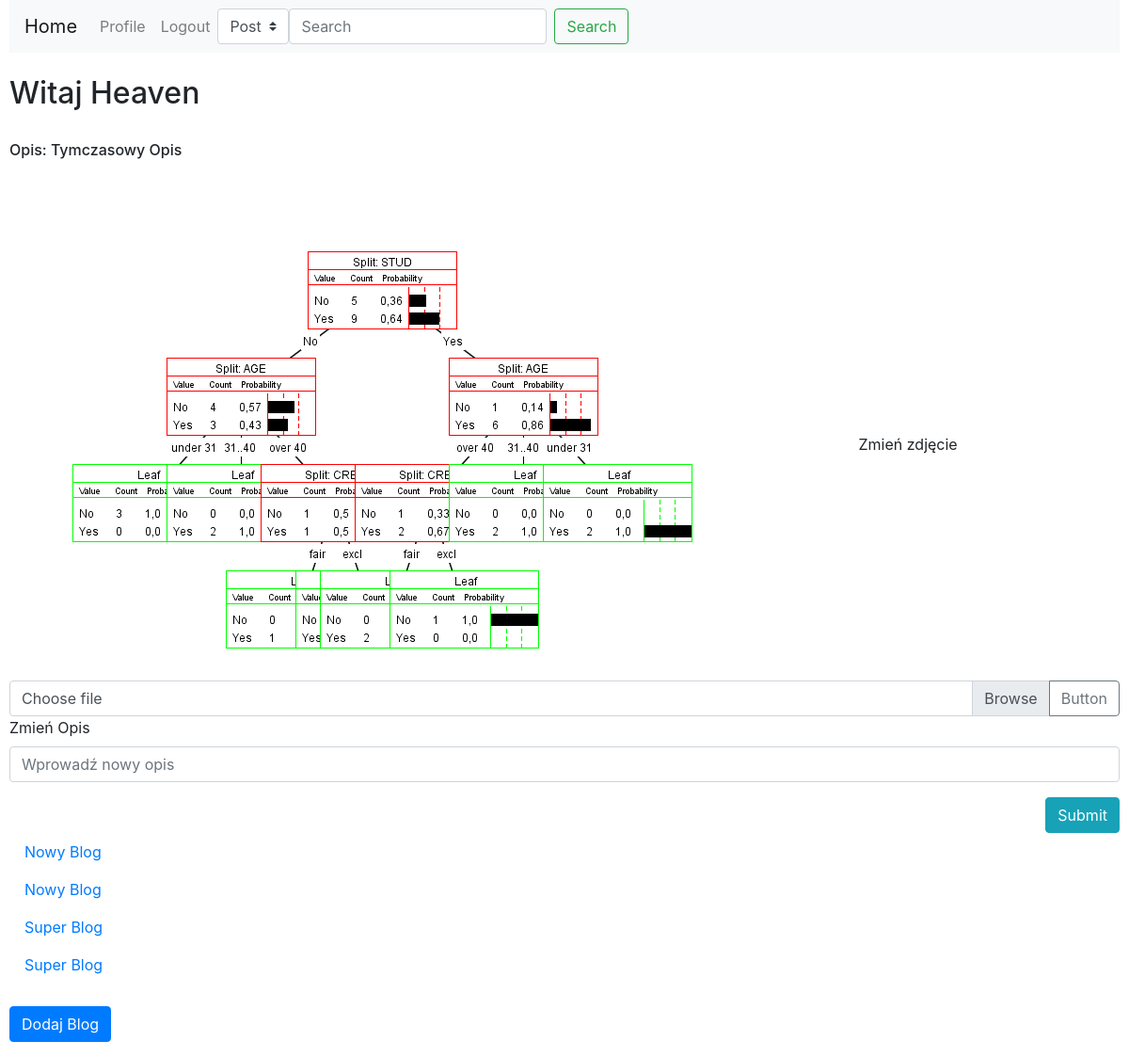
/profile/ (signed in), run on an earlier commit of the app's database.
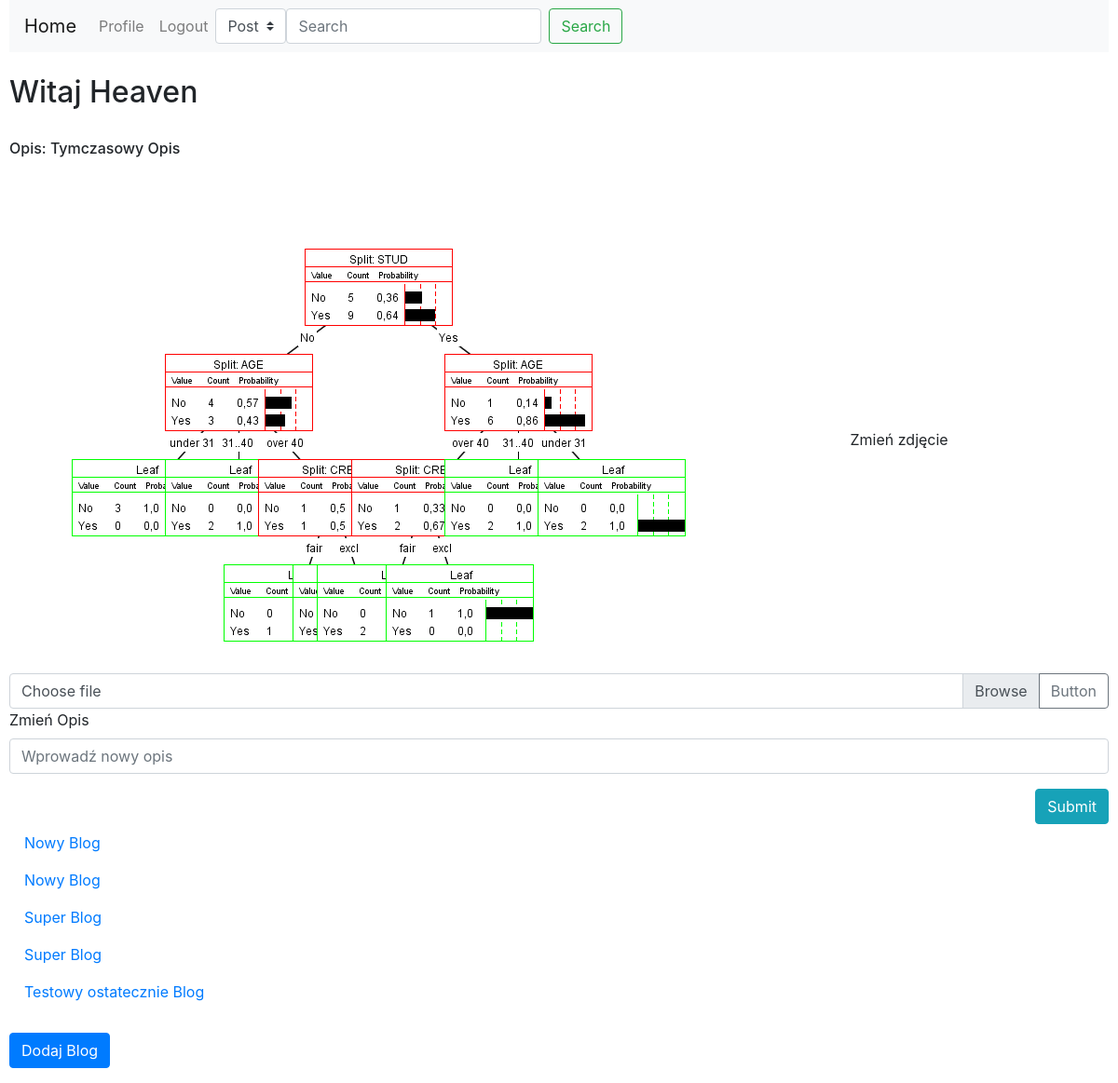
And on a later commit of the database.
### Blog/models.py (models this page shows)
class Blog(models.Model):
    IDBlog=models.IntegerField(primary_key=True)
    Nazwa=models.CharField(max_length=128)
    IDAutor=models.ForeignKey(User,on_delete=models.CASCADE)

### Blog/views.py (the view)
# urls.py: path('profile/',views.profile,name='profile'),
def profile(request):
    if request.user.is_authenticated:
        p = models.Profil.objects.get(User=request.user)
        b = models.Blog.objects.filter(IDAutor = request.user)
    return render(request,"Blog/profile.html",{'account': p, 'blogs':b})

### Blog/templates/Blog/profile.html (shortened to what this page needs)
{%extends 'Blog/base.html'%}
{%block content%}
    <h2>Witaj {{account.User.username}}</h2>
    <br>
    <h6>Opis: {{account.Opis}}</h6>
    <br><br>
        <div class="form-group">
            <img src="{{account.Zdjecie.url}}">
            {%block tmp%}
            <label for="formGroupExampleInput">Zmień zdjęcie</label>
            <div class="input-group">
                <div class="custom-file">
                    <label class="custom-file-label" for="inputGroupFile04">Choose file</label>
                </div>
                <div class="input-group-append">
                    <button class="btn btn-outline-secondary" type="button">Button</button>
                </div>
            </div>
            <form action="/editOpis/" method="post">
            <div class="form-group">
                <label for="OpisForm">Zmień Opis</label>
                <input type="text" class="form-control" id="OpisForm" name="OpisForm" placeholder="Wprowadź nowy opis">
            </div>
            <input type="submit" style="float:right" class="btn btn-info" id="OpisFormBtn">
          </form>
{%if blogs%}
<nav class="nav flex-column">
        {%for blog in blogs%}
        <li class="nav-item"><a class="nav-link" href="{{blog.IDBlog}}/details">{{blog.Nazwa}}</a></li>
        {%endfor%}
      </nav>
      <br>
      {%else%}
      <h4>Nie masz żadnych blogów</h4>
      {%endif%}
<button type="button" class="btn btn-primary" data-toggle="modal" data-target="#exampleModalCentered">
  Dodaj Blog
</button>
{%endblock%}
{%endblock%}

What changed in the data, as far as the page shows it:
added Blog: Nazwa "Testowy ostatecznie Blog"
